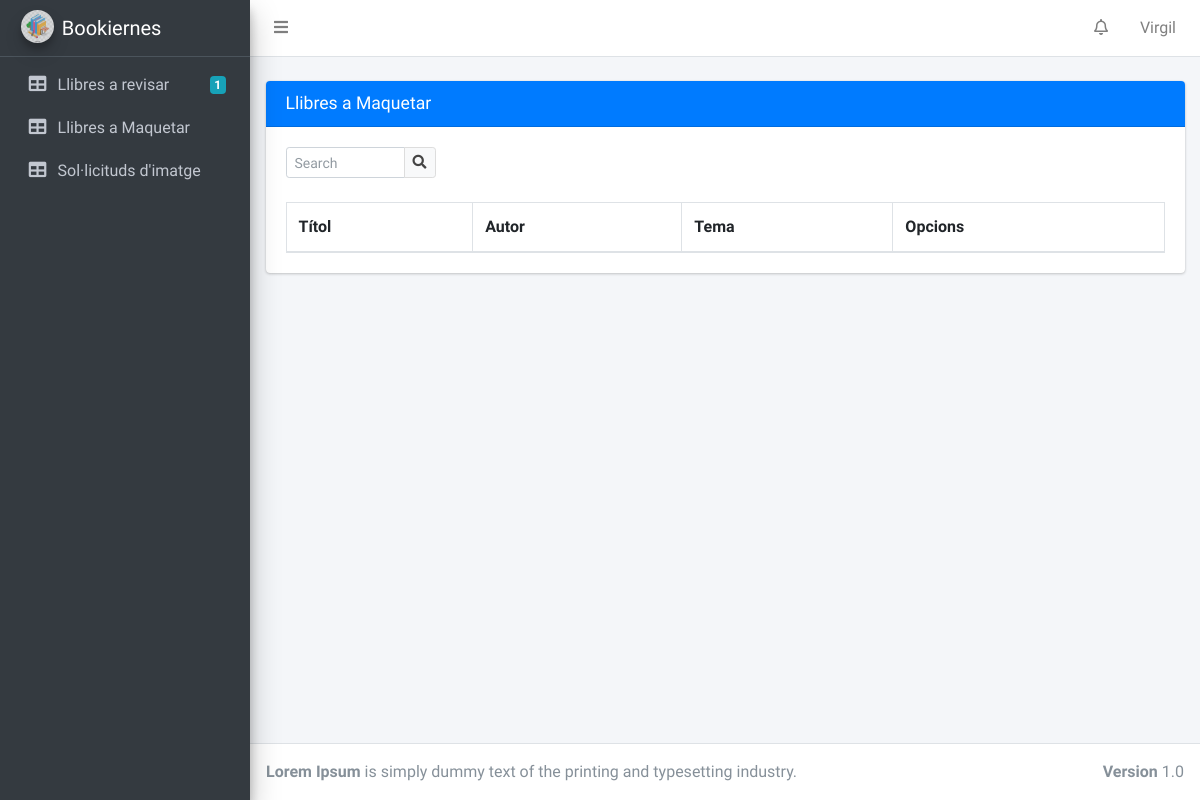
Before: /editor_books_to_design (signed in) with the older database file.
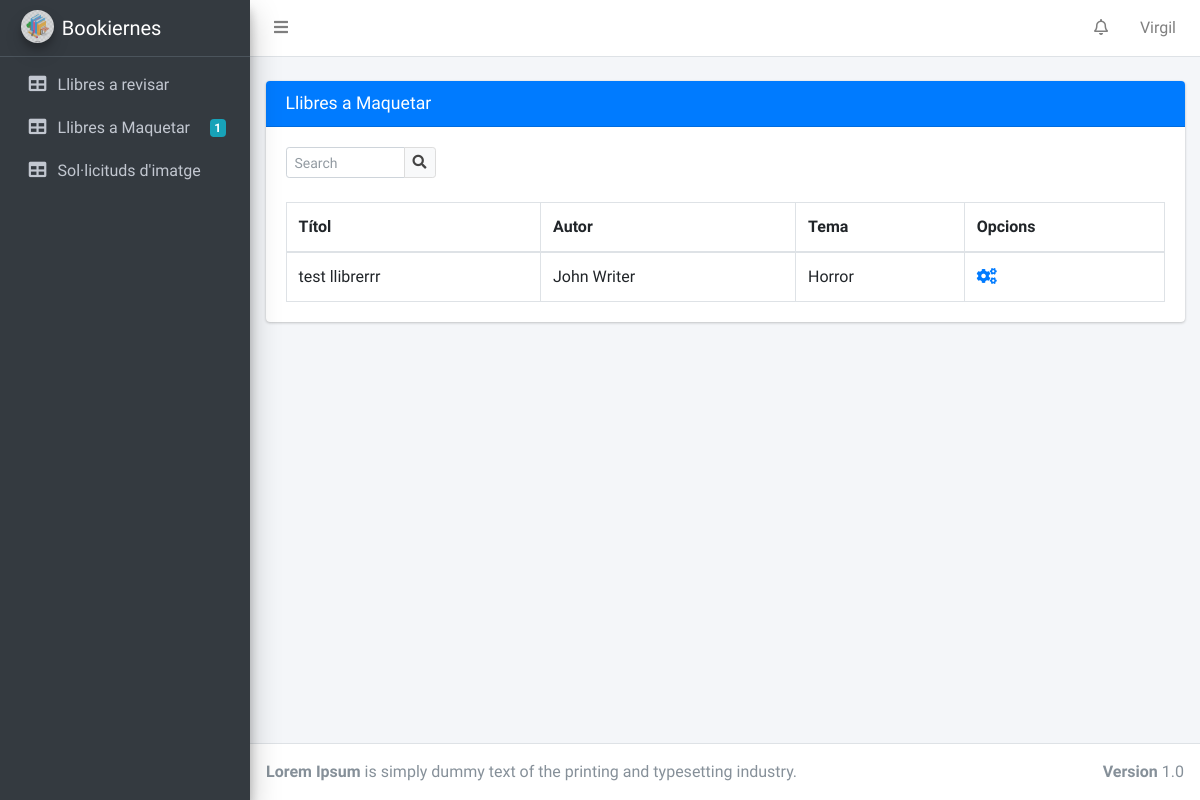
After: the same page with the newer database file.
### BookiernesApp/models.py (models this page shows, shortened)
class User(AbstractUser):
    USER_TYPE_CHOICES = [('writer', 'Escritor'), ('editor', 'Editor'), ('main_editor', 'Escriptor principal'),
                         ('main_graphic_designer', 'Main Graphic Designer'), ('graphic_designer', 'Graphic Designer'),
                         ('it', 'IT'), ('subscribed_reader', 'Lector Subscrit')]
    user_type = models.CharField(
        max_length=255,
        choices=USER_TYPE_CHOICES,
        default='writer',
    )
    path_profile_photo = models.FileField(upload_to='profile_photo', null=True, blank=True)
    activated = models.BooleanField(default=True)
    def get_user_type_name(self):
        return dict(self.USER_TYPE_CHOICES)[self.user_type]

class Editor(models.Model):
    user = models.OneToOneField(User, on_delete=models.CASCADE, null=True, related_name='editor_profile')
    assigned_theme = models.ForeignKey(Theme, null=True, on_delete=models.CASCADE)
    name = models.CharField(max_length=255)
    def get_books_to_revise(self):
        return self.books_assigned.all().filter(Q(book_status="revised") | Q(book_status='modifying'))
    def get_books_to_design(self):
        return self.books_assigned.all().filter(Q(book_status="accepted") | Q(book_status='designing'))

class Book(models.Model):
    BOOK_STATUSES = [('presented', 'Presentat'), ('revised', 'Revisat'), ('modifying', 'Modificant'),
                     ('accepted', 'Aceptat'), ('rejected', 'Rebutjat'), ('published', 'Publicat'),
                     ('designing', 'Maquetacio'),
                     ('new_version', 'New Version')]
    title = models.CharField(null=True, max_length=255, blank=True)
    author = models.ForeignKey(Writer, null=True, on_delete=models.PROTECT, blank=True)
    assigned_to = models.ForeignKey(Editor, null=True, on_delete=models.PROTECT, related_name='books_assigned',
                                    blank=True)
    book_status = models.CharField(null=True, max_length=255, choices=BOOK_STATUSES, blank=True)
    description = models.TextField(null=True, blank=True)
    theme = models.ForeignKey(Theme, null=True, on_delete=models.PROTECT, related_name='books_themes', blank=True)
    path = models.FileField(upload_to='book', null=True, blank=True)
    main_editor_comment = models.TextField(null=True, blank=True)
    designer_assigned_to = models.ForeignKey(GraphicDesigner, null=True, on_delete=models.PROTECT,
                                             related_name='designer_books_assigned',
                                             blank=True)
    book_to_design = models.FileField(upload_to='book_to_design', null=True, blank=True)
    book_designed = models.FileField(upload_to='book_designed', null=True, blank=True)
    cover_image = models.ForeignKey(Image, null=True, on_delete=models.PROTECT, blank=True)
    language = models.CharField(null=True, max_length=255, blank=True)
    number_of_pages = models.IntegerField(null=True, blank=True)
    ISBN = models.CharField(null=True, max_length=13, blank=True)

class Writer(models.Model):
    user = models.OneToOneField(User, on_delete=models.CASCADE, null=True, related_name='writer_profile')
    name = models.CharField(max_length=255)
    def __str__(self):
        return str(self.name)

class Theme(models.Model):
    name = models.CharField(max_length=255)
    def __str__(self):
        return str(self.name)

### BookiernesApp/views/editor_views.py (the view)
# urls.py: path('editor_books_to_design', EditorBooksToDesign.as_view(), name='editor_books_to_design'),
@method_decorator([login_required, editor_required], name='dispatch')
class EditorBooksToDesign(TemplateView):
    model = Book
    template_name = 'html_templates/Editor/Editor_BooksToDesign.html'

### BookiernesApp/templates/html_templates/Editor/Editor_BooksToDesign.html (shortened to what this page needs)
{% extends "html_templates/Blocks/Base.html" %}
{% block head %}
    <link rel="stylesheet" href="../../../static/BookiernesApp/css/all.min.css">
    <link rel="stylesheet" href="https://use.fontawesome.com/releases/v5.7.0/css/all.css"
>
    <link rel="stylesheet" href="../../../static/BookiernesApp/css/adminlte.min.css">
{% endblock %}
{% block content %}
    <div class="content-wrapper">
        <br>
        <section class="content">
            <div class="container-fluid">
                <div class="card card-primary">
                    <div class="card-header">
                        <h3 class="card-title">Llibres a Maquetar</h3>
                    </div>
                    <div class="card-body">
                        <div class="input-group input-group-sm" style="width: 150px;">
                            <input type="text" name="table_search" class="form-control float-right"
                                   placeholder="Search">
                            <div class="input-group-append">
                                <button type="submit" class="btn btn-default">
                                    <i class="fas fa-search"></i>
                                </button>
                            </div>
                        </div>
                        <br>
                        <table class="table table-bordered">
                            <thead>
                            <tr>
                                <th>Títol</th>
                                <th>Autor</th>
                                <th>Tema</th>
                                <th>Opcions</th>
                            </tr>
                            </thead>
                            <tbody>
                            {% for book in user.editor_profile.get_books_to_design %}
                                <tr>
                                    <td>{{ book.title }}</td>
                                    <td> {{ book.author }}</td>
                                    <td> {{ book.theme }}</td>
                                    <td><a href="{% url 'BookiernesApp:editor_design_detail' book.id %}"><i
                                            class="nav-icon fas fa-cogs"></i></a>
                                    </td>
                                </tr>
                            {% endfor %}
                            </tbody>
                        </table>
                    </div>
                </div>
            </div>
        </section>
    </div>
{% endblock %}

### BookiernesApp/templates/html_templates/Blocks/Base.html (shortened to what this page needs)
<!DOCTYPE html>
<html lang="en">
<head>
    {% block head %}
    {% endblock %}
</head>
<body class="hold-transition sidebar-mini layout-fixed">
<div class="wrapper">
    <nav class="main-header navbar navbar-expand navbar-white navbar-light">
        <ul class="navbar-nav">
            <li class="nav-item">
                <a class="nav-link" data-widget="pushmenu" href="#" role="button"><i class="fas fa-bars"></i></a>
            </li>
        </ul>
        <ul class="navbar-nav ml-auto">
            <li class="nav-item dropdown">
                <a class="nav-link" data-toggle="dropdown" href="#">
                    <i class="far fa-bell"></i>
                </a>
            </li>
            <li class="nav-item dropdown">
                <a class="nav-link" data-toggle="dropdown" href="#">
                    {{ user.first_name }}
                </a>
            </li>
        </ul>
    </nav>
    <aside class="main-sidebar sidebar-dark-primary elevation-4">
        <a href="#" class="brand-link">
            <img src="../../../static/BookiernesApp/img/logo_Bookiernes.png" alt="Bookiernes Logo"
                 class="brand-image img-circle elevation-3" style="opacity: .8">
            <span class="brand-text font-weight-light">Bookiernes</span>
        </a>
        <div class="sidebar">
            <nav class="mt-2">
                <ul class="nav nav-pills nav-sidebar flex-column" data-widget="treeview" role="menu"
                    data-accordion="false">
                    {% if user.user_type == 'main_editor' or user.user_type == 'editor' %}
                        <li class="nav-item">
                            <a href="{% url 'BookiernesApp:editor_book_revision' %}" class="nav-link">
                                <i class="nav-icon fas fa-table"></i>
                                <p>
                                    Llibres a revisar
                                    {% if user.editor_profile.get_books_to_revise.count > 0 %}
                                        <span class="badge badge-info right">{{ user.editor_profile.get_books_to_revise.count }}</span>
                                    {% endif %}
                                </p>
                            </a>
                        </li>
                        <li class="nav-item">
                            <a href="{% url 'BookiernesApp:editor_books_to_design' %}" class="nav-link">
                                <i class="nav-icon fas fa-table"></i>
                                <p>
                                    Llibres a Maquetar
                                    {% if user.editor_profile.get_books_to_design.count > 0 %}
                                        <span class="badge badge-info right">{{ user.editor_profile.get_books_to_design.count }}</span>
                                    {% endif %}
                                </p>
                            </a>
                        </li>
                        <li class="nav-item">
                            <a href="{% url 'BookiernesApp:editor_image_petitions' %}" class="nav-link">
                                <i class="nav-icon fas fa-table"></i>
                                <p>
                                    Sol·licituds d'imatge
                                </p>
                            </a>
                        </li>
                    {% endif %}
                </ul>
            </nav>
        </div>
    </aside>
    {% block content %}
    {% endblock %}
    <footer class="main-footer">
        <strong>Lorem Ipsum</strong>
        is simply dummy text of the printing and typesetting industry.
        <div class="float-right d-none d-sm-inline-block">
            <strong>Version</strong> 1.0
        </div>
    </footer>
</div>
</body>
</html>

Changed rows visible on the page:
changed User "Virgil": editor_profile.get_books_to_design.count (not shown) → "1"; editor_profile.get_books_to_revise.count "1" → (not shown)
now on this page (row edited): Book: title "test llibrerrr", author "John Writer", theme "Horror"
